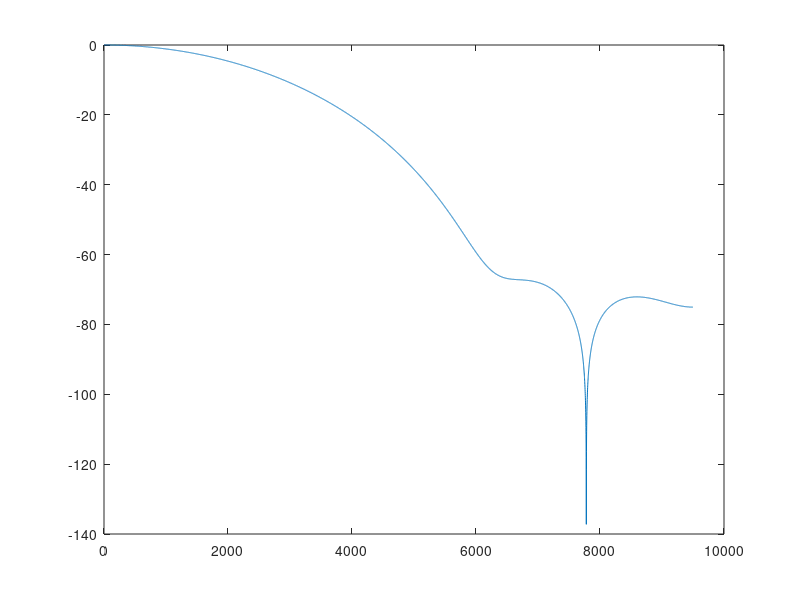

Recreate this plot in MATLAB. (Note: this script raises an error after producing the figure.)
% Specifications
Fs = 4750*2*2;            % Sampling frequency in Hz
fc = 1000;            % 3dB cutoff frequency in Hz
f1 = 750;             % Frequency where gain should be -1dB
f2 = 1500;            % Frequency where gain should be -10dB
gain_1dB = -1;        % Desired gain at 750 Hz in dB
gain_10dB = -10;      % Desired gain at 1500 Hz in dB
num_taps = 11;       % Default filter order (number of taps)
filter_type = 'lowpass'; % Choose filter type: 'lowpass', 'highpass', 'bandpass', 'bandstop'
window_type = 'blackman'; % Window type: 'rectangular', 'hamming', 'hanning', 'blackman', 'kaiser'

% Filter parameters for sharper control
sharpness_factor = 1.5; % Factor to increase/decrease sharpness
transition_width = abs(f2 - f1) / Fs / sharpness_factor; % Adjusted transition width

% Set cutoff frequency and filter design parameters based on filter type
switch filter_type
    case 'lowpass'
        cutoff = fc / (Fs / 2);  % Normalized cutoff for lowpass
        fir1_type = 'LOW';          % No specific type argument needed for lowpass in fir1
    case 'highpass'
        cutoff = fc / (Fs / 2);  % Normalized cutoff for highpass
        fir1_type = 'HIGH';
    case 'bandpass'
        cutoff = [f1, f2] / (Fs / 2);  % Normalized band edges for bandpass
        fir1_type = 'BANDPASS';
    case 'bandstop'
        cutoff = [f1, f2] / (Fs / 2);  % Normalized band edges for bandstop
        fir1_type = 'STOP';
    otherwise
        error('Unsupported filter type. Choose lowpass, highpass, bandpass, or bandstop.');
end

% Choose the appropriate window function
switch window_type
    case 'rectangular'
        window = rectwin(num_taps);
    case 'hamming'
        window = hamming(num_taps);
    case 'hanning'
        window = hanning(num_taps);
    case 'blackman'
        window = blackman(num_taps);
    case 'kaiser'
        beta = 3.5;  % Beta value controls the trade-off between main lobe width and sidelobe level
        window = kaiser(num_taps, beta);
    otherwise
        error('Unsupported window type. Choose rectangular, hamming, hanning, blackman, or kaiser.');
end

% Design the FIR filter with the specified window and filter type
fir_coeffs = fir1(num_taps - 1, cutoff, fir1_type, window);

% Frequency response of the FIR filter
[H, w] = freqz(fir_coeffs, 1, 8000, Fs);

% Convert frequency response to dB scale
H_dB = 20 * log10(abs(H));

% Plot frequency response
figure;
plot(w, H_dB, 'DisplayName', 'FIR Filter Frequency Response');
hold on;
xline(fc, 'r--', 'DisplayName', '3dB Cutoff Frequency');
if strcmp(filter_type, 'bandpass') || strcmp(filter_type, 'bandstop')
    xline(f1, 'g--', 'DisplayName', 'Passband Start (f1)');
    xline(f2, 'm--', 'DisplayName', 'Passband End (f2)');
end
title(['FIR Filter Frequency Response with ', window_type, ' Window']);
xlabel('Frequency (Hz)');
ylabel('Gain (dB)');
legend();
grid on;
hold off;

% Display filter order and key specifications
fprintf('Filter order (taps): %d\n', num_taps);
fprintf('Cutoff frequency (3dB): %d Hz\n', fc);

% Find the approximate gain at specific frequencies
[~, idx_750] = min(abs(w - f1));  % Index closest to 750 Hz
[~, idx_1500] = min(abs(w - f2)); % Index closest to 1500 Hz
fprintf('Gain at 750 Hz (desired -1dB): %.2f dB\n', H_dB(idx_750));
fprintf('Gain at 1500 Hz (desired -10dB): %.2f dB\n', H_dB(idx_1500));
